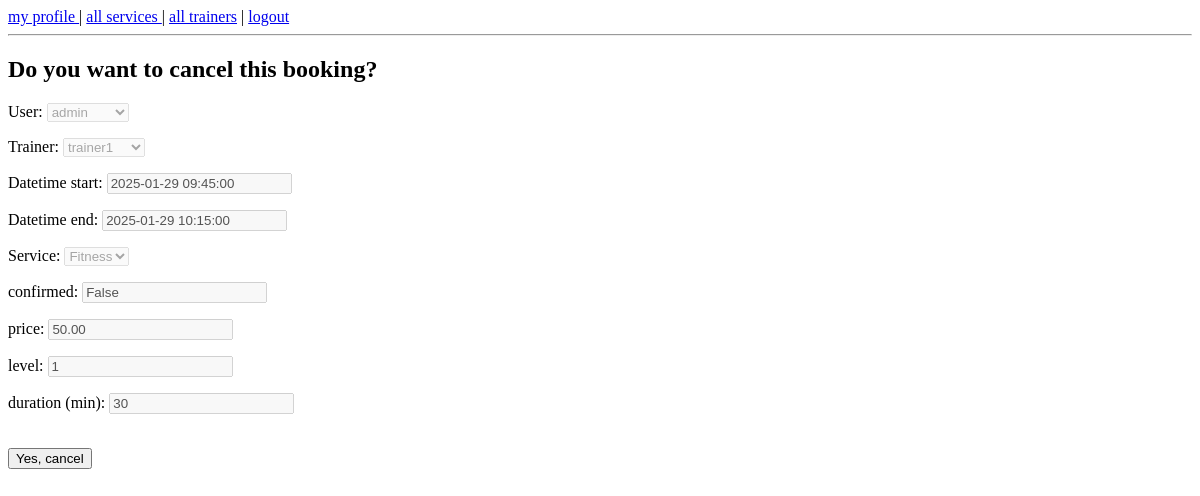
Page /booking/3/cancel (signed in) on the earlier database version.
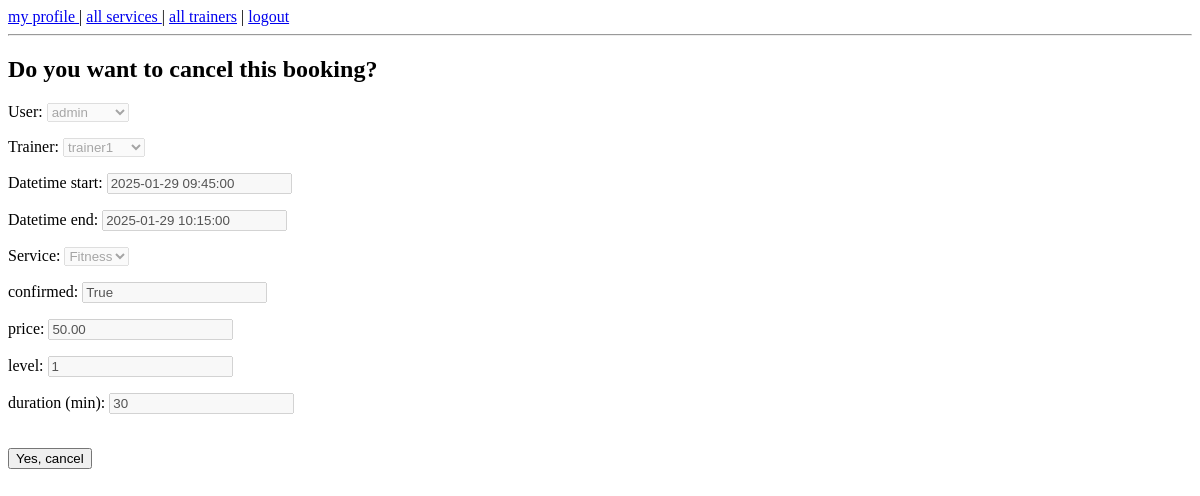
Same page on the later database version.
### booking/models.py (models this page shows)
class Booking(models.Model):
    user = models.ForeignKey(User, on_delete=models.CASCADE, related_name='user')
    trainer = models.ForeignKey(User, on_delete=models.CASCADE, related_name='trainer')
    datetime_start = models.DateTimeField()
    datetime_end = models.DateTimeField()
    service = models.ForeignKey(Service, on_delete=models.CASCADE)
    status = models.BooleanField()

### booking/views.py (the view, shortened to what this page needs)
# urls.py: path('<booking_id>/cancel', views.cancel, name='booking_cancel'),
@login_required(login_url='/login/')
def cancel(request, booking_id):
    if request.method == 'GET':
        the_booking = Booking.objects.get(pk=booking_id)
        booking_form = BookingForm(instance=the_booking)
        return render(request,'booking_cancel.html', {'form': booking_form})

### trainer/models.py (called while the page is built)
    def __str__(self):
        return self.category.name

### templates/booking_cancel.html (shortened to what this page needs)
<!DOCTYPE html>
<html lang="en">
<head>
</head>
{% include 'menu.html' %}
<body>
    <h2>Do you want to cancel this booking?</h2>
    <form method="post">
        {{ form.as_p }}
        <br>
        <input type="submit" value="Yes, cancel">
    </form>
</body>
</html>

Differences in the rows shown:
changed Booking "admin": status "False" → "True"
